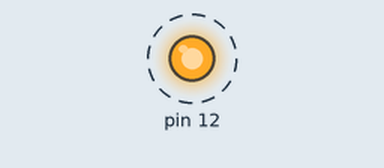
This sketch was run on a simulated Arduino Uno, built with avr-gcc and run on an emulated ATmega328P. Shown: output pins drawn as LEDs (lit = HIGH). Dashed ring = blinking.

Above: at 0.07 s.
Timing chart, 0 to 3.0 s (numbered marks = the images above):
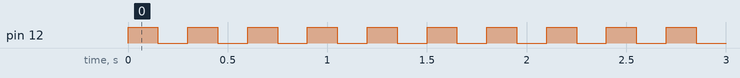

The sketch:

sketch_nov08a.ino
```cpp
void setup() {
 // Colocamos o pino 12 do Arduino como OUTPUT (saída)
  pinMode(12, OUTPUT);

}

void loop() {
 // Ativamos o pino 12 (colocando 5v nele)
  digitalWrite(12, HIGH);

  // Aguardamos 1 segundo
  delay(150);

  // Desligamos o pino 12
  digitalWrite(12, LOW);

  // Aguardamos mais um segundo
  delay(150);

  // Este código irá se repetir eternamente
}
```

Measured:
- by itself, pin 12: alternates HIGH for 0.15 s and LOW for 0.15 s
